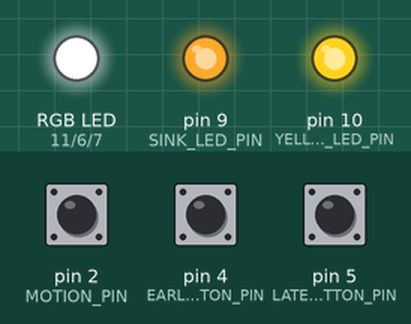
The sketch below on a simulated Arduino Uno, built with avr-gcc and run on an emulated ATmega328P. On the bench: an RGB LED mixed from three pins (HIGH = lit), output pins drawn as LEDs (lit = HIGH). The test bench sets the inputs (shaded band); at power-on: pin 2 (MOTION_PIN) HIGH, pin 4 (EARLY_BUTTON_PIN) HIGH, pin 5 (LATE_BUTTON_PIN) HIGH.

Above: at 1.2 s.
1.3 s: pin 2 (MOTION_PIN) pulled LOW for 0.15 s
4.3 s: pin 4 (EARLY_BUTTON_PIN) pulled LOW for 0.15 s
At 5.2 s:
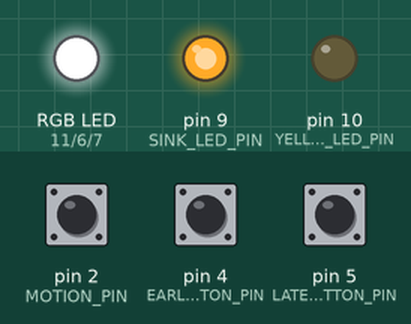
5.9 s: pin 5 (LATE_BUTTON_PIN) pulled LOW for 0.15 s
At 6.4 s:
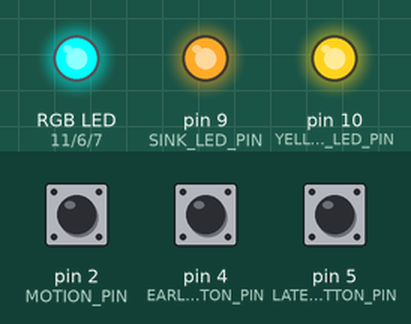
7.5 s: pin 2 (MOTION_PIN) pulled LOW for 1 s
At 8.3 s:
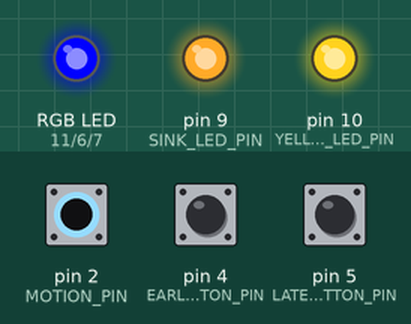
10.0 s: pin 2 (MOTION_PIN) pulled LOW for 3.2 s
At 14.3 s:
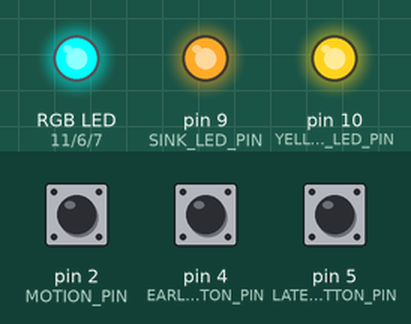
14.7 s: pin 4 (EARLY_BUTTON_PIN) pulled LOW for 1 s
At 15.5 s:
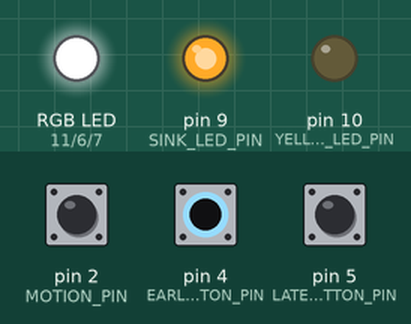
Timing chart, 0 to 17.7 s (numbered marks = the images above; inputs shaded):
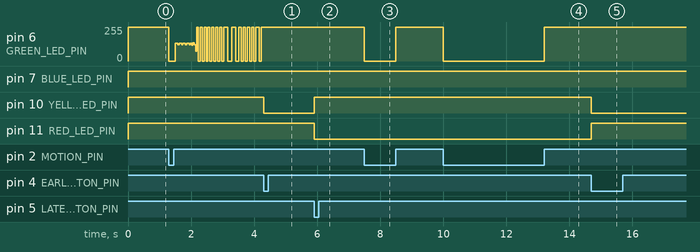

The sketch:

ScoopTime.ino
```cpp
// Scoop time project uses a PIR sensor to track litter box activity.
// When a #1 or #2 has been observed, an indicator LED flashes the number of occurrences.
// Another LED is used to indicate that a #2 has occurred and that it is now time to scoop.
// Two buttons are used for user input to adjust for whether or not scooping was needed.
// Started 080316 by Adrian Gilmore @autoGilmore in honor of our beloved tuxedo Gateway.
// For the Arduino UNO board.

// PINS
const byte RED_LED_PIN = 11;
const byte YELLOW_LED_PIN = 10;
const byte GREEN_LED_PIN = 6;
const byte BLUE_LED_PIN = 7;
const byte SINK_LED_PIN = 9;
const int MOTION_PIN = 2;
const int EARLY_BUTTON_PIN = 4;
const int LATE_BUTTON_PIN = 5;

// User configuration
const int USER_TIME_OUT_SECONDS = 60; // Length of time for ignoring scooping motion.
int maximumNumberTwosAllowed = 1;
int averageMotionSeconds = 30; // Starting point for average time spent in the litter box.
boolean isDebugEnabled = false;

// System motion tracking variables
const int MOTION_MONITOR_TIMEOUT = 90;
int _motionTimeoutTrigger = USER_TIME_OUT_SECONDS;
boolean useGreenLED = false;
boolean useRedLED = false;
boolean useYellowLED = false;
boolean useBlueLED = false;
boolean isTooSoonButtonPressed = false;
boolean isLateButtonPressed = false;
boolean isMotionActive = false;
boolean isWaitState = true;
boolean isMotionState = false;
boolean isCleaningState = false;
boolean isUpdateState = false;
boolean isUserInput = false;
boolean isError = false;
boolean errorFlash = false;
boolean isTooSoon = false;
boolean isLate = false;
boolean isMotionTimeoutTriggered = false;
boolean weAreTesting = false;
boolean motionTimedOut = false;

// *********************SIMPLE TIME****************************
// You may set the frame rate per second if needed
const int FRAMES_PER_SECOND = 16;

// Do not override these values in your program.
boolean timeHalfSecond = false;
boolean timeOneSecond = false;
boolean timeOneMinute = false;
boolean timeOneHour = false;
boolean timeOneDay = false;
boolean timeOneWeek = false;
boolean timeOneFrame = false;
// *********************SIMPLE TIME****************************

void setup() {
  if (isDebugEnabled)  {
    Serial.begin(9600);
    Serial.println(F("Serial started..."));
  }

  pinMode(RED_LED_PIN, OUTPUT);
  pinMode(GREEN_LED_PIN, OUTPUT);
  pinMode(BLUE_LED_PIN, OUTPUT);
  pinMode(YELLOW_LED_PIN, OUTPUT);
  pinMode(SINK_LED_PIN, OUTPUT);
  digitalWrite(SINK_LED_PIN, HIGH);

  pinMode(MOTION_PIN, INPUT_PULLUP);
  pinMode(EARLY_BUTTON_PIN, INPUT_PULLUP);
  pinMode(LATE_BUTTON_PIN, INPUT_PULLUP);
}

void loop() {
  time_advanceTimeValues();

  readSensorInput();
  handleUserInput();

  runCurrentState();
  verifyActiveStateCount();
  updateLEDStates();
  updateLEDPins();

  motionTimeoutUpdater();
}

// PIR motion timeout
int motionStateTimeoutCnt = _motionTimeoutTrigger;
boolean isMotionTimeout() {
  if (timeOneSecond && motionStateTimeoutCnt < _motionTimeoutTrigger) {
    motionStateTimeoutCnt++;
  }
  if (isMotionActive) {
    motionStateTimeoutCnt = 0;
  }
  return motionStateTimeoutCnt >= _motionTimeoutTrigger;
}

// User button input timeout
int userInputTimeoutCnt = 0;
boolean isUserInputTimeout() {
  if (timeOneSecond && userInputTimeoutCnt < USER_TIME_OUT_SECONDS) {
    userInputTimeoutCnt++;
  }
  if (isTooSoonButtonPressed || isLateButtonPressed) {
    userInputTimeoutCnt = 0;
    isTooSoon = isTooSoonButtonPressed;
    isLate = isLateButtonPressed;
    if (isTooSoon) isLate = false;
    if (isLate) isTooSoon = false;
  }
  return userInputTimeoutCnt >= USER_TIME_OUT_SECONDS;
}

// Determine the current state
int inMotionStateSecondCnt = 0;
int lastFoundMotionSecondCnt = 0;
boolean isWaitPause = true;
void runCurrentState() {
  if (isWaitState) {
    // Stop an immediate bounce to the motion state
    if (timeOneSecond) isWaitPause = false;

    // Motion detected, go to Motion state
    if (isWaitPause == false && isMotionActive) {
      isMotionState = true;
      isWaitState = !isMotionState;
      isWaitPause = true;
      inMotionStateSecondCnt = 0;
      lastFoundMotionSecondCnt = 0;
    }
  } else if (isMotionState) {
    if (timeOneSecond) inMotionStateSecondCnt++;
    if (isMotionActive) {
      // Store the last active motion second count
      lastFoundMotionSecondCnt = inMotionStateSecondCnt;
    }
    if (isUserInput) {
      // If input is received, roll back this current active count
      lastFoundMotionSecondCnt = 0;
      // Go to the cleaning state
      isCleaningState = true;
      isMotionState = !isCleaningState;
    } else {
      // If no input received, wait for motion stop and timeout
      if (isMotionTimeout()) {
        // Go to the update state
        isUpdateState = true;
        isMotionState = !isUpdateState;
      }
    }
  } else if (isCleaningState) {
    if (isMotionTimeout() && weAreTesting == false) {
      // Determine if scooping was needed or not
      if (isTooSoon) {
        isTooSoon = false;
        if (isTimeToScoop()) {
          // Huh? Guess it was too soon. Next time I should wait longer
          //maximumNumberTwosAllowed++; // Allow for more #2s if you dare
          averageMotionSeconds++;
        } else {
          // Thought so.
        }
      } else if (isLate) {
        isLate = false;
        if (isTimeToScoop()) {
          // Thought so.
        } else {
          // Huh? I didn't detect that... next time I should not wait as long
          //if (maximumNumberTwosAllowed - 1 > 0)  maximumNumberTwosAllowed--; // Allow for fewer #2s
          if (averageMotionSeconds - 1 > 0) averageMotionSeconds--;
        }
      }
      // Reset and return to wait state
      cleanLitterReset();
      isWaitState = true;
      isCleaningState = !isWaitState;
    }
  } else if (isUpdateState) {
    if (isMotionActive) {
      // Go back to motion state
      isMotionState = true;
      isUpdateState = !isMotionState;
    } else if (weAreTesting == false) {
      // Count the litter #1 or #2
      updateNumberOneOrTwo();

      // Go to wait state
      isWaitState = true;
      isUpdateState = !isWaitState;
    }
  } else {
    isError = true;
    Serial.println(F("ERROR: State not set"));
    // Return to wait state
    isWaitState = true;
  }
}

// LED indicators:
// One flash blue = time to scoop indicator before showing other counts
// Flashing red = #2 count since last cleaning
// Flashing yellow = #1 count since last cleaning
// Solid red = button pressed confirming it was time to scoop
// Solid yellow = button pressed showing scooping was not yet needed
// Solid green = PIR motion detected
// Slow flashing green = Motion stopped
// Fast flashing green = Waiting to see if additional motion happens before a timeout
// Flashing red continuously = error

// Update the LEDs based on the current state
int showOneCnt = 0;
int showTwoCnt = 0;
int showScoopCnt = 0;
boolean alternateShow = true;
void updateLEDStates() {
  if (isWaitState) {
    useGreenLED = false;

    // Show the current litter box counts
    if (timeHalfSecond) {
      alternateShow = !alternateShow;
      if (alternateShow) {
        if (showScoopCnt > 0) {
          useBlueLED = isTimeToScoop();
          showScoopCnt--;
        } else if (showTwoCnt > 0) {
          showTwoCnt--;
          useRedLED = true;
        } else if (showOneCnt > 0) {
          showOneCnt--;
          useYellowLED = true;
        } else {
          showTwoCnt = getNumberTwoCount();
          showOneCnt = getNumberOneCount();
          showScoopCnt = 1; // Just one flash if scooping is needed
        }
      }
    } else if (timeOneFrame) {
      useRedLED = false;
      useYellowLED = false;
      useBlueLED = false;
    }
  } else if (isMotionState) {
    useBlueLED = false;
    useRedLED = false;
    useYellowLED = false;
    if (isMotionActive) {
      useGreenLED = true;
    } else {
      if (timeOneFrame) useGreenLED = !useGreenLED;
    }
  } else if (isCleaningState) {
    useBlueLED = false;
    useGreenLED = isMotionActive;
    useRedLED = isLate;
    useYellowLED = isTooSoon;
  } else if (isUpdateState) {
    useBlueLED = false;
    useRedLED = false;
    useYellowLED = false;
    if (timeOneSecond) useGreenLED = true;
    if (timeOneFrame)    useGreenLED = false;
  }

  if (isError) {
    errorFlash = !errorFlash;
    if (timeOneSecond) useRedLED = !errorFlash;
  }

  // During any state, if a button is pressed show the corresponding button light
  if (isLateButtonPressed) useRedLED = true;
  if (isTooSoonButtonPressed) useYellowLED = true;
}

// Inputs
void readSensorInput() {
  isTooSoonButtonPressed = digitalRead(EARLY_BUTTON_PIN) == LOW;
  isLateButtonPressed = digitalRead(LATE_BUTTON_PIN) == LOW;
  isMotionActive = digitalRead(MOTION_PIN) == LOW; // NOTE: Sensor is LOW when active
}

// User button input
void handleUserInput() {
  if (isUserInput == false && (isTooSoonButtonPressed || isLateButtonPressed)) {
    isUserInput = true;
  } else if (isUserInput && isUserInputTimeout()) {
    isUserInput = false;
  }
}

// Reset litter counts
int _numberOneCount = 0;
int _numberTwoCount = 0;
void cleanLitterReset() {
  _numberOneCount = 0;
  _numberTwoCount = 0;
}

// Add a #1 or #2 based on the litter motion time
void updateNumberOneOrTwo() {
  // #1 or #2
  if (lastFoundMotionSecondCnt > averageMotionSeconds) {
    addNumberTwoCount();
    averageMotionSeconds++;
  } else {
    addNumberOneCount();
    if (averageMotionSeconds > 1) {
      averageMotionSeconds--;
    }
  }
  lastFoundMotionSecondCnt = 0;
}

void addNumberOneCount() {
  _numberOneCount++;
}
void addNumberTwoCount() {
  _numberTwoCount++;
}

int getNumberOneCount() {
  return _numberOneCount;
}
int getNumberTwoCount() {
  return _numberTwoCount;
}

boolean isTimeToScoop() {
  return getNumberTwoCount() >= maximumNumberTwosAllowed;
}

void updateLEDPins() {
  digitalWrite(GREEN_LED_PIN, !useGreenLED);
  digitalWrite(RED_LED_PIN, !useRedLED);
  digitalWrite(YELLOW_LED_PIN, !useYellowLED);
  digitalWrite(BLUE_LED_PIN, !useBlueLED);
}

void verifyActiveStateCount() {
  int activeStateCnt = 0;
  if (isWaitState)activeStateCnt++;
  if (isMotionState)activeStateCnt++;
  if (isCleaningState)activeStateCnt++;
  if (isUpdateState)activeStateCnt++;
  if (activeStateCnt != 1) {
    isError = true;
  }
}

// Adjust the time that the motion timeout waits
int motionMonitorInactiveCnt = 0;
void motionTimeoutUpdater() {
  if (weAreTesting == false && isMotionActive) {
    weAreTesting = true;
    motionMonitorInactiveCnt = 0;
    motionTimedOut = false;
  } else if (weAreTesting) {
    if (motionTimedOut == false && isMotionTimeout()) {
      motionTimedOut = true;
    } else if (motionTimedOut) {
      if (timeOneSecond) motionMonitorInactiveCnt++;
      if (motionMonitorInactiveCnt < MOTION_MONITOR_TIMEOUT) {
        // Uh-oh, motion was detected
        if (isMotionTimeout() == false) {
          // Increase the timeout
          _motionTimeoutTrigger += 5;
          weAreTesting = false;
        }
      } else {
        // We can shorten it
        if (_motionTimeoutTrigger - 1 > 0) _motionTimeoutTrigger--;
        weAreTesting = false;
      }
    }
  }
}

// *********************SIMPLE TIME****************************
// Private values used to calculate and trigger the boolean time values.
byte timePrivate_halfSeconds = 0;
byte timePrivate_seconds = 0;
byte timePrivate_minutes = 0;
byte timePrivate_hours = 0;
byte timePrivate_days = 1;
unsigned long timePrivate_runningTime;
unsigned long timePrivate_lastHalfSecondRunTime;
long timePrivate_cyclesPerSecond = 0;
long timePrivate_avgCyclesPerSecond = FRAMES_PER_SECOND;
long timePrivate_cycleFrameCount = 0;
int timePrivate_avgCyclesPerFrame = 100;
int timePrivate_frameCountCheck = 0;
int timePrivate_frameCountTest = FRAMES_PER_SECOND;
int timePrivate_halfSecondMsTrigger = 500; // New half second value with an offset from the original 500 ms value.
const int HALF_SECOND_MILLISECONDS = 500;

// Sets boolean time values to represent the time.
//
long timePrivate_nowRunTimeRemainder = 0;
int hsTrigger = HALF_SECOND_MILLISECONDS;
void time_advanceTimeValues() {
  timePrivate_runningTime = millis();
  unsigned long nowRunTime = timePrivate_runningTime - timePrivate_lastHalfSecondRunTime;
  timePrivate_lastHalfSecondRunTime = timePrivate_runningTime;

  // Reset time booleans
  timeOneFrame = false;
  timeHalfSecond = false;
  timeOneSecond = false;
  timeOneMinute = false;
  timeOneHour = false;
  timeOneDay = false;
  timeOneWeek = false;

  // Add back the carry-over remainder for syncing.
  nowRunTime += timePrivate_nowRunTimeRemainder;
  timePrivate_nowRunTimeRemainder = 0; // Reset.

  int addHalfSeconds = 0;
  while (nowRunTime >= hsTrigger) {
    addHalfSeconds++;
    nowRunTime -= hsTrigger;
  }

  // Carry-over the remainder to next time for syncing.
  if (nowRunTime > 0) {
    timePrivate_nowRunTimeRemainder = nowRunTime;
  }

  // Increment and set the time booleans
  if (addHalfSeconds > 0) {
    for (int hs = 0; hs < addHalfSeconds; hs++) {
      timeHalfSecond = true;
      timePrivate_halfSeconds++;
      if (timePrivate_halfSeconds >= 2) {
        timeOneSecond = true;
        timePrivate_halfSeconds = 0;
        timePrivate_seconds++;
        if (timePrivate_seconds >= 60) {
          timeOneMinute = true;
          timePrivate_seconds = 0;
          timePrivate_minutes++;
          if (timePrivate_minutes >= 60) {
            timeOneHour = true;
            timePrivate_minutes = 0;
            timePrivate_hours++;
            if (timePrivate_hours >= 24) {
              timeOneDay = true;
              timePrivate_hours = 0;
              timePrivate_days++;
              if (timePrivate_days >= 8) {
                timeOneWeek = true;
                timePrivate_days = 1;
              }
            }
          }
        }
      }
    }
  }

  // Toggle ms offset.
  if (timeOneMinute) {
    hsTrigger = timePrivate_halfSecondMsTrigger;
  }
  else if (timeOneSecond) {
    hsTrigger = HALF_SECOND_MILLISECONDS;
  }

  // Processing cycle information
  timePrivate_cyclesPerSecond++;
  if (timeOneSecond) {
    timePrivate_avgCyclesPerSecond = ((timePrivate_avgCyclesPerSecond * 29) + timePrivate_cyclesPerSecond) / 30;

    // Update frame rate average.
    timePrivate_avgCyclesPerFrame = timePrivate_avgCyclesPerSecond / FRAMES_PER_SECOND;

    // For unit testing.
    timePrivate_frameCountTest = timePrivate_frameCountCheck;

    // Reset.
    timePrivate_cyclesPerSecond = 0;
    timePrivate_frameCountCheck = 0;
  }

  // Frames per half second. (NOTE: approximate)
  timePrivate_cycleFrameCount++;
  if (timePrivate_cycleFrameCount >= timePrivate_avgCyclesPerFrame) {
    timeOneFrame = true;
    timePrivate_cycleFrameCount = 0;
    timePrivate_frameCountCheck++;
  }
}
// *********************SIMPLE TIME****************************
```

Measured:
- after the input at 4.3 s, pin 6 (GREEN_LED_PIN): stops changing and stays 255/255; pin 10 (YELLOW_LED_PIN): HIGH → LOW at once
- after the input at 5.9 s, pin 10 (YELLOW_LED_PIN): LOW → HIGH at once; pin 11 (RED_LED_PIN): HIGH → LOW at once
- after the input at 7.5 s, pin 6 (GREEN_LED_PIN): 255/255 → 0/255 at once, → 255/255 1.0 s later
- after the input at 10.0 s, pin 6 (GREEN_LED_PIN): 255/255 → 0/255 at once, → 255/255 3.2 s later
- after the input at 14.7 s, pin 10 (YELLOW_LED_PIN): HIGH → LOW at once; pin 11 (RED_LED_PIN): LOW → HIGH at once
